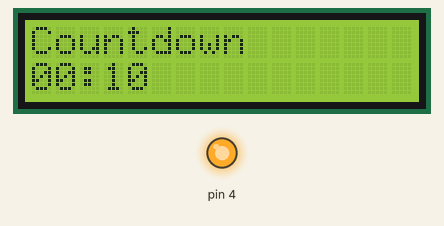
Recording of a sketch running on a simulated Arduino Uno, built with avr-gcc and run on an emulated ATmega328P. On the bench: 16×2 character LCD, output pins drawn as LEDs (lit = HIGH).

Above: at 0.1 s.
At 2.1 s:
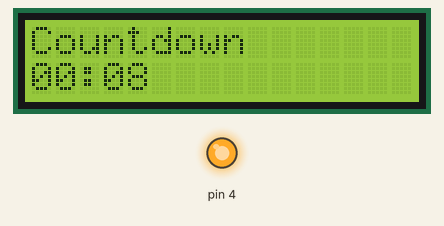
At 5.2 s:
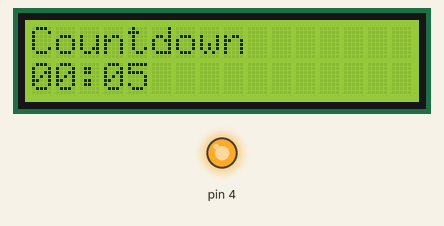
At 10.2 s:
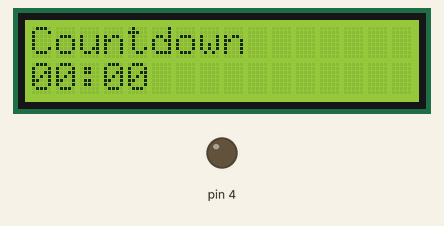
Timing chart, 0 to 11.7 s (numbered marks = the images above):
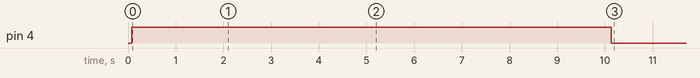

Measured:
- by itself, pin 4: LOW → HIGH at 0.08 s, → LOW 10.1 s later
- what the display in image 1 shows lasts 1.0 s, from 2.1 s to 3.1 s

The sketch:

lcd_and_relay.ino
```cpp
#include <Wire.h>
#include <LiquidCrystal_I2C.h>

// LCD settings
LiquidCrystal_I2C lcd(0x27, 2,1,0,4,5,6,7,3, POSITIVE);

signed short minutes, seconds;
bool runstatus;
char timeline[16];

void setup()
{
  Serial.begin(9600);
  lcd.begin(16,2);
  lcd.print("Countdown");
  lcd.setCursor(0,1);
  pinMode(4, OUTPUT);
  minutes = 0;
  seconds = 10;
  runstatus = true;
}

void loop()
{

  lcd.setCursor(0, 1);
  sprintf(timeline,"%0.2d:%0.2d", minutes, seconds);
  lcd.print(timeline);

  if (runstatus == true)
  {
    if (seconds == 0)
    {
      seconds = 60;
      minutes --;
    }
    else
    {
      digitalWrite(4,HIGH);
      delay(1000);
      digitalWrite(4,LOW);
      seconds -= 1;
    }

    if (seconds == 0 && minutes == 0)
    {
      seconds = 0;
      minutes = 0;
      runstatus = false;
    }
  }
}
```
